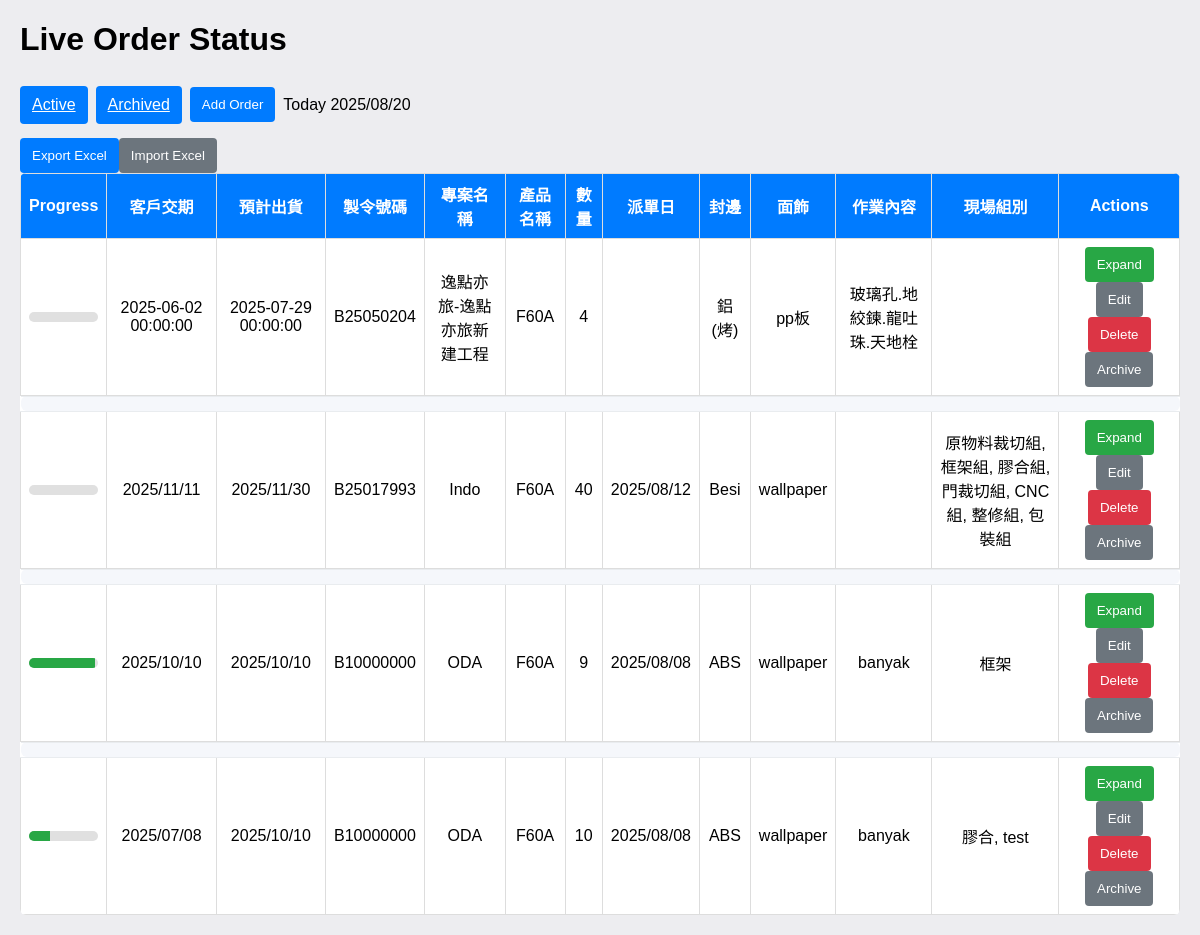
Before: / with the older database file.
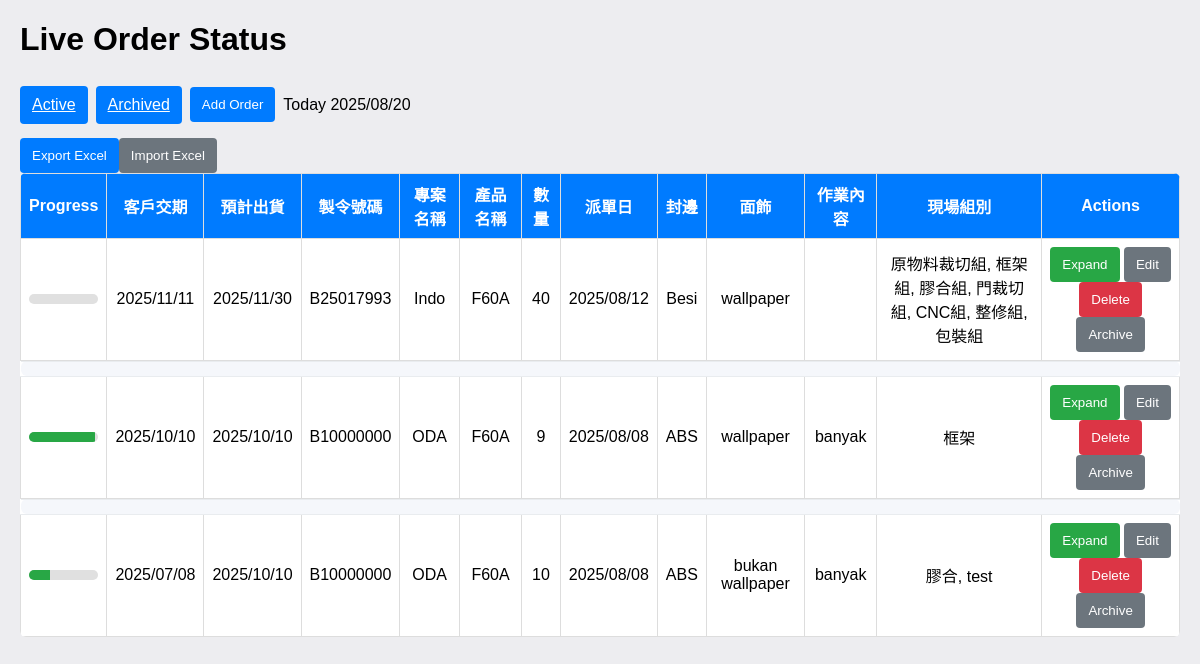
After: the same page with the newer database file.
### models.py (models this page shows)
class Order(Base):
    __tablename__ = "orders"
    id = Column(Integer, primary_key=True, autoincrement=True)
    manufacture_code = Column(String)
    customer        = Column(String)
    product         = Column(String)
    demand_date     = Column(String)   # stored as text like "YYYY/MM/DD"
    delivery        = Column(String)   # stored as text
    quantity        = Column(Integer, default=0)
    datecreate      = Column(String)   # stored as text
    fengbian        = Column(String)
    wallpaper       = Column(String)
    jobdesc         = Column(Text)
    archived    = Column(Boolean, default=False)   # soft archive flag
    archived_at = Column(DateTime)                 # when it was archived
    created_at = Column(DateTime, default=datetime.utcnow)
    updated_at = Column(DateTime)
    tasks = relationship("Task", back_populates="order", cascade="all, delete-orphan")

class Task(Base):
    __tablename__ = "sub_tasks"
    __table_args__ = {'sqlite_autoincrement': True}
    id = Column(Integer, primary_key=True, autoincrement=True)
    order_id = Column(Integer, ForeignKey("orders.id"), nullable=False)
    group = Column("group", String, nullable=True)
    task  = Column(String, nullable=True)
    quantity = Column(Integer, nullable=True)
    completed = Column(Integer, nullable=True, default=0)
    start_time = Column(DateTime)      # may be NULL in DB
    stop_time  = Column(DateTime)
    duration_minutes = Column(Integer)
    order    = relationship("Order", back_populates="tasks")
    history  = relationship("TaskHistory", back_populates="task", cascade="all, delete-orphan")

### app.py (the view)
@app.route("/")
def home():
    today = utcnow().date().isoformat()
    with SessionLocal() as session:
        q = session.query(Order).filter(or_(Order.archived == False, Order.archived.is_(None)))
        orders = q.order_by(Order.id.desc()).all()
        today = datetime.today().strftime("%Y/%m/%d")
        vm = []
        for o in orders:
            done_q, total_q = order_progress(o)
            vm.append({
                "id": o.id,
                "manufacture_code": o.manufacture_code or "",
                "customer": o.customer or "",
                "product": o.product or "",
                "demand_date": o.demand_date or "",
                "delivery": o.delivery or "",
                "quantity": o.quantity or 0,
                "datecreate": o.datecreate or "",
                "fengbian": o.fengbian or "",
                "wallpaper": o.wallpaper or "",
                "jobdesc": o.jobdesc or "",
                "active_groups": ", ".join(recalc_active_groups(o)),
                "progress": (done_q, total_q),
                "sub_tasks": [
                    {
                        "id": t.id,
                        "group": t.group or "",
                        "task": t.task or "",
                        "quantity": t.quantity or 0,
                        "completed": t.completed or 0,
                        "remaining": max(0, (t.quantity or 0) - (t.completed or 0)),
                        "running": bool(getattr(t, "start_time", None) and not getattr(t, "stop_time", None)),
                        "started_at": (t.start_time.isoformat() if getattr(t, "start_time", None) else None),
                    } for t in o.tasks
                ]
            })
        return render_template("index.html", orders=vm, today_date=today, archived_page=False)

### app.py (called while the page is built)
def utcnow():
    return datetime.now(timezone.utc)

def recalc_active_groups(order):
    groups = []
    for t in order.tasks:
        remaining = max(0, (t.quantity or 0) - (t.completed or 0))
        if remaining > 0 and t.group and t.group not in groups:
            groups.append(t.group)
    return groups

def order_progress(order):
    total_q = sum((t.quantity or 0) for t in order.tasks)
    done_q = sum((t.completed or 0) for t in order.tasks)
    return (done_q, total_q)

### templates/index.html (shortened to what this page needs)
<!DOCTYPE html>
<html lang="zh">
<head>
</head>
<body>
  <h1>Live Order Status</h1>
  <div style="display:flex; gap:8px; align-items:center; margin-bottom:8px">
    <a href="/" class="btn {{ '' if archived_page else 'blue' }}">Active</a>
    <a href="/archived" class="btn {{ 'blue' if archived_page else '' }}">Archived</a>
      {% if not archived_page %}
        <button class="btn" onclick="openModal('modal-order')">Add Order</button>
        <p>Today {{ today_date }}</p>
      {% endif %}
  </div>
  <table>
    <tr>
      <th>Progress</th>
      <th>客戶交期</th>
      <th>預計出貨</th>
      <th>製令號碼</th>
      <th>專案名稱</th>
      <th>產品名稱</th>
      <th>數量</th>
      <th>派單日</th>
      <th>封邊</th>
      <th>面飾</th>
      <th>作業內容</th>
      <th>現場組別</th>
      <th>Actions</th>
    </tr>
    {% for o in orders %}
    <tr id="order-{{o.id}}"
      data-demand="{{ o.demand_date|e }}"
      data-delivery="{{ o.delivery|e }}"
      data-code="{{ o.manufacture_code|e }}"
      data-customer="{{ o.customer|e }}"
      data-product="{{ o.product|e }}"
      data-qty="{{ o.quantity }}"
      data-datecreate="{{ o.datecreate|e }}"
      data-fengbian="{{ o.fengbian|e }}"
      data-wallpaper="{{ o.wallpaper|e }}"
      data-jobdesc="{{ o.jobdesc|e }}">
      <td>
        {% set done = o.progress[0] %}
        {% set total = o.progress[1] if o.progress[1] else 1 %}
        <div class="progress-bar">
          <div class="progress-fill" style="width: {{ (done/total)*100 }}%"></div>
        </div>
      </td>
      <td>{{ o.demand_date }}</td>
      <td>{{ o.delivery }}</td>
      <td>{{ o.manufacture_code }}</td>
      <td>{{ o.customer }}</td>
      <td>{{ o.product }}</td>
      <td>{{ o.quantity }}</td>
      <td>{{ o.datecreate }}</td>
      <td>{{ o.fengbian }}</td>
      <td>{{ o.wallpaper }}</td>
      <td>{{ o.jobdesc }}</td>
      <td id="groups-{{o.id}}">{{ o.active_groups }}</td>
      <td>
        {% if archived_page == False %}
          <button class="btn green" onclick="toggleDetails({{o.id}})">Expand</button>
          <button class="btn gray" onclick="openEditOrder({{ o.id }})">Edit</button>
          <button class="btn red" onclick="deleteOrder({{ o.id }})">Delete</button>
          <button class="btn gray" onclick="archiveOrder({{ o.id }})">Archive</button>
        {% else %}
          <button class="btn gray" onclick="restoreOrder({{ o.id }})">Restore</button>
          <button class="btn red" onclick="deleteOrder({{ o.id }})">Delete</button>
        {% endif %}
      </td>
    </tr>
    <tr>
      <td colspan="13" style="padding:0; border:0">
      </td>
    </tr>
    {% if not loop.last %}
    <tr class="order-gap"><td colspan="13" aria-hidden="true"></td></tr>
    {% endif %}
    {% endfor %}
  <button class="btn" onclick="location.href='/export/orders.xlsx'">Export Excel</button>
  <button class="btn gray" onclick="openModal('modal-import')">Import Excel</button>
</body>
</html>

### templates/index.html (style rules this page uses)
body { font-family:Arial, sans-serif;background:#ededf0;margin:20px }
table { width:100%;border-collapse:collapse;background:#fff;border-radius:6px;overflow:hidden }
th,td { border:1px solid #ddd;padding:8px;text-align:center }
th { background:#007bff;color:#fff }
.progress-bar { width:100%;height:10px;background:#e0e0e0;border-radius:6px;overflow:hidden }
.progress-fill { height:100%;background:#28a745;transition:width .3s }
.btn { padding:10px 12px;border:0;border-radius:4px;color:#fff;background:#007bff;cursor:pointer }
.btn.green { background:#28a745 }
.btn.red { background: #dc3545; }
.btn.gray { background: #6c757d; }
.order-gap td { height: 14px; padding: 0; border: 0; background: #f5f7fb; border-top: 1px solid #e9ecef; border-bottom: 1px solid #e9ecef; border-radius: 6px; }

Changed rows visible on the page:
no longer on this page (row edited): Order: demand_date "2025-06-02 00:00:00", delivery "2025-07-29 00:00:00", manufacture_code "B25050204", customer "逸點亦旅-逸點亦旅新建工程", product "F60A", quantity "4", fengbian "鋁(烤)", wallpaper "pp板", jobdesc "玻璃孔.地絞鍊.龍吐珠.天地栓"
changed Order: wallpaper "wallpaper" → "bukan wallpaper"
